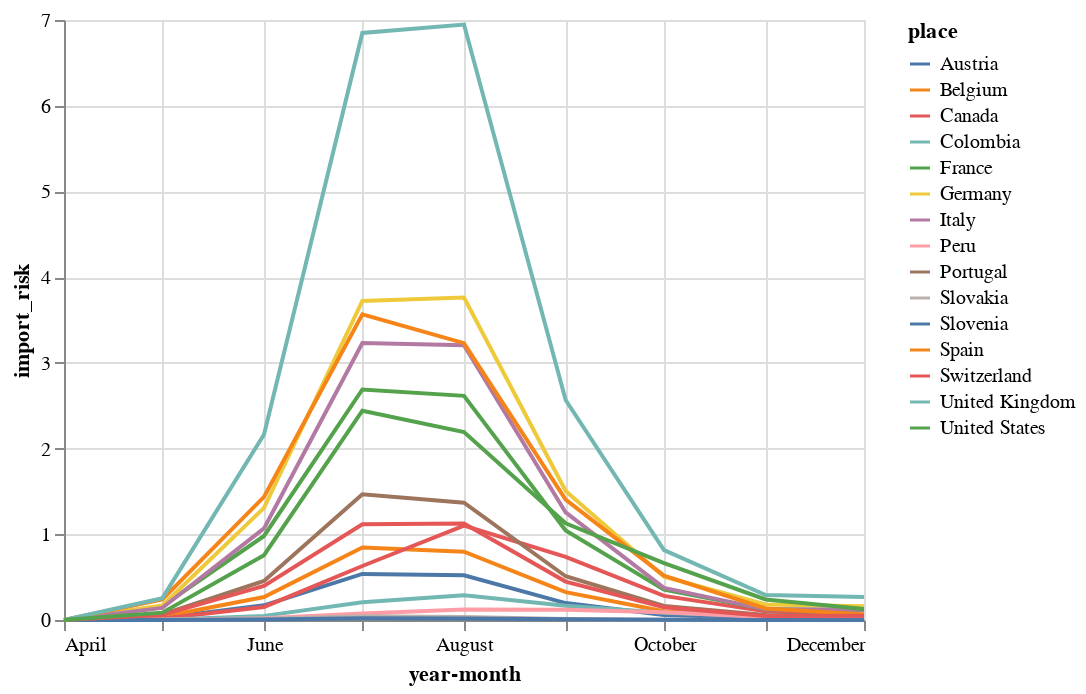

The notebook cell saved with this chart:
### Code cell
alt.Chart(import_df).mark_line().encode(
    alt.X("year-month:T"),
    alt.Y("import_risk"), 
    alt.Color("place:N"))

### Figure 1 — Vega-Lite specification as saved in the notebook (floating-point values rounded to 4 significant figures; data arrays with more than 128 entries replaced by an {"elided": "..."} marker saying what was removed)
{"config": {"view": {"continuousWidth": 400, "continuousHeight": 300}}, "data": {"name": "data-2b871451f67f19669f98280cee85a423"}, "mark": "line", "encoding": {"color": {"field": "place", "type": "nominal"}, "x": {"field": "year-month", "type": "temporal"}, "y": {"field": "import_risk", "type": "quantitative"}}, "$schema": "https://vega.github.io/schema/vega-lite/v4.17.0.json", "datasets": {"data-2b871451f67f19669f98280cee85a423": {"elided": "135 records"}}}
